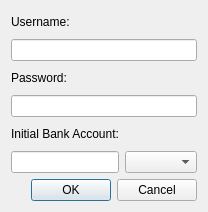
<?xml version="1.0" encoding="UTF-8"?>
<ui version="4.0">
 <class>createAccount</class>
 <widget class="QDialog" name="createAccount">
  <property name="geometry">
   <rect>
    <x>0</x>
    <y>0</y>
    <width>197</width>
    <height>212</height>
   </rect>
  </property>
  <property name="windowTitle">
   <string>Dialog</string>
  </property>
  <layout class="QGridLayout" name="gridLayout">
   <item row="0" column="0">
    <widget class="QLabel" name="label">
     <property name="text">
      <string>Username:</string>
     </property>
    </widget>
   </item>
   <item row="2" column="0">
    <widget class="QLabel" name="label_2">
     <property name="text">
      <string>Password:</string>
     </property>
    </widget>
   </item>
   <item row="4" column="0">
    <widget class="QLabel" name="label_3">
     <property name="text">
      <string>Initial Bank Account:</string>
     </property>
    </widget>
   </item>
   <item row="5" column="0">
    <widget class="QLineEdit" name="lineEdit_3"/>
   </item>
   <item row="5" column="1">
    <widget class="QComboBox" name="comboBox"/>
   </item>
   <item row="6" column="0" colspan="2">
    <widget class="QDialogButtonBox" name="buttonBox">
     <property name="orientation">
      <enum>Qt::Horizontal</enum>
     </property>
     <property name="standardButtons">
      <set>QDialogButtonBox::Cancel|QDialogButtonBox::Ok</set>
     </property>
    </widget>
   </item>
   <item row="3" column="0" colspan="2">
    <widget class="QLineEdit" name="lineEdit_2"/>
   </item>
   <item row="1" column="0" colspan="2">
    <widget class="QLineEdit" name="lineEdit"/>
   </item>
  </layout>
 </widget>
 <tabstops>
  <tabstop>lineEdit</tabstop>
  <tabstop>lineEdit_2</tabstop>
  <tabstop>lineEdit_3</tabstop>
  <tabstop>comboBox</tabstop>
 </tabstops>
 <resources/>
 <connections>
  <connection>
   <sender>buttonBox</sender>
   <signal>accepted()</signal>
   <receiver>createAccount</receiver>
   <slot>accept()</slot>
   <hints>
    <hint type="sourcelabel">
     <x>248</x>
     <y>254</y>
    </hint>
    <hint type="destinationlabel">
     <x>157</x>
     <y>274</y>
    </hint>
   </hints>
  </connection>
  <connection>
   <sender>buttonBox</sender>
   <signal>rejected()</signal>
   <receiver>createAccount</receiver>
   <slot>reject()</slot>
   <hints>
    <hint type="sourcelabel">
     <x>316</x>
     <y>260</y>
    </hint>
    <hint type="destinationlabel">
     <x>286</x>
     <y>274</y>
    </hint>
   </hints>
  </connection>
 </connections>
</ui>
